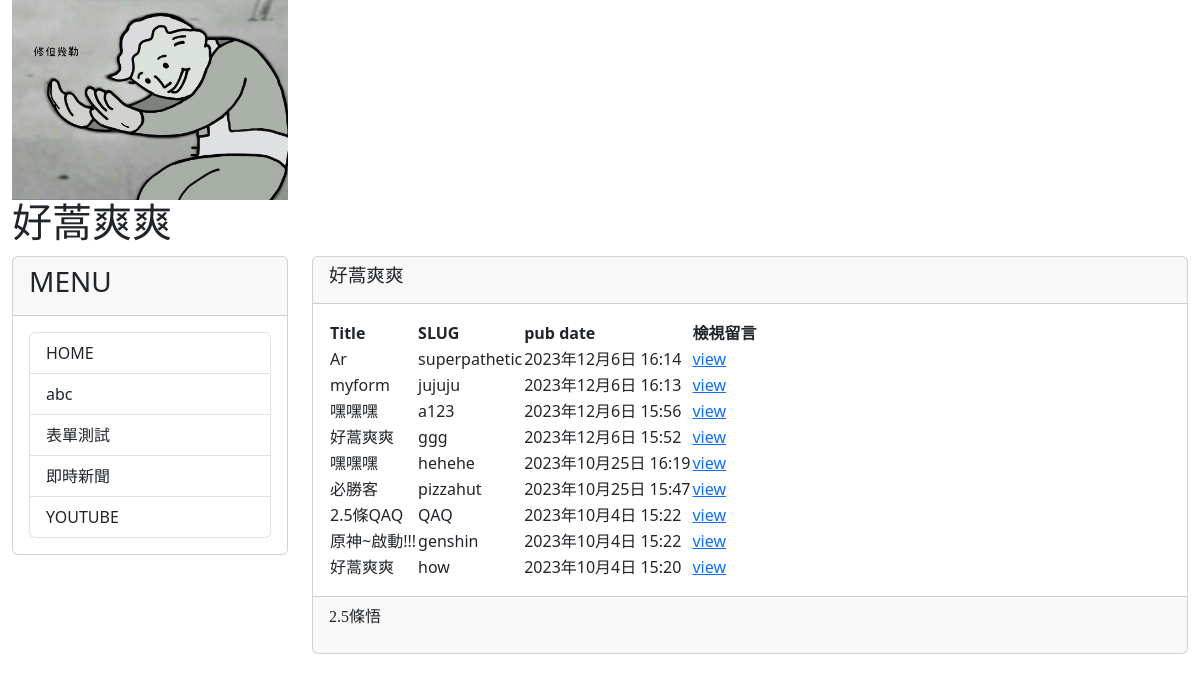
Page /post/ on the committed database.
### mysite/models.py (models this page shows, shortened)
class Post(models.Model):
    title = models.CharField(max_length=200)
    slug = models.CharField(max_length=200)
    body = models.TextField()
    pub_date = models.DateTimeField(auto_now_add=True)
    class Meta:
        ordering = ('-pub_date',)

### mysite/views.py (the view)
# urls.py: path('post/', mv.abc, name='abc'),
def abc(request):
    posts = Post.objects.all()
    return render(request, 'abc.html', locals())

### mysite/templates/abc.html (shortened to what this page needs)
{% extends "base2.html" %}
{% block headmessage %}
<h3 style="font-family:微軟正黑體;font-size:14pt;font-weight=bold;">好蒿爽爽
{% endblock headmessage %}
{% block content %}
{% for post in posts %}
{% if forloop.first %}
<table>
    <tr background='#cccccc'>
        <th>Title</th>
        <th>SLUG</th>
        <th>pub date</th>
        <th>檢視留言</th>
    </tr>
{% endif %}
    <tr background='{% cycle "#ffccff" "#ccffcc"}'>
        <td>{{post.title}}</td>
        <td>{{post.slug}}</td>
        <td>{{post.pub_date}}</td>
        <td><a href="{% url 'show-comments' post.id %}"</a>view</td>
    </tr>
{% if forloop.last%}
</table>
{% endif %}
{% endfor %}
{% endblock content %}

### rows in the picture
Post: title "Ar", slug "superpathetic", pub_date "2023年12月6日 16:14"
Post: title "myform", slug "jujuju", pub_date "2023年12月6日 16:13"
Post: title "嘿嘿嘿", slug "a123", pub_date "2023年12月6日 15:56"
Post: title "好蒿爽爽", slug "ggg", pub_date "2023年12月6日 15:52"
Post: title "嘿嘿嘿", slug "hehehe", pub_date "2023年10月25日 16:19"
Post: title "必勝客", slug "pizzahut", pub_date "2023年10月25日 15:47"
Post: title "2.5條QAQ", slug "QAQ", pub_date "2023年10月4日 15:22"
Post: title "原神~啟動!!!", slug "genshin", pub_date "2023年10月4日 15:22"
Post: title "好蒿爽爽", slug "how", pub_date "2023年10月4日 15:20"
